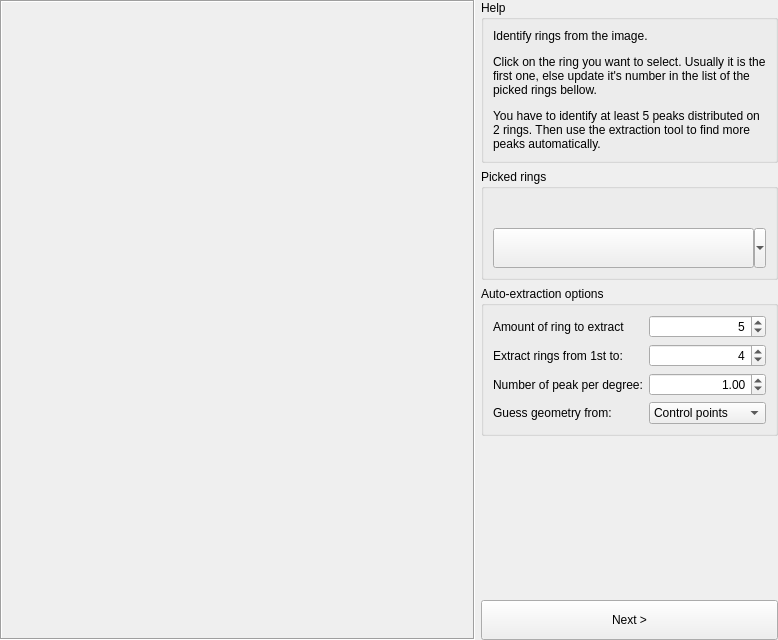
<?xml version="1.0" encoding="UTF-8"?>
<ui version="4.0">
 <class>Form</class>
 <widget class="QWidget" name="Form">
  <property name="geometry">
   <rect>
    <x>0</x>
    <y>0</y>
    <width>778</width>
    <height>640</height>
   </rect>
  </property>
  <property name="windowTitle">
   <string>Peak picking</string>
  </property>
  <layout class="QHBoxLayout" name="horizontalLayout" stretch="1,0">
   <property name="margin">
    <number>0</number>
   </property>
   <item>
    <widget class="QFrame" name="_plotHolder">
     <property name="frameShape">
      <enum>QFrame::Box</enum>
     </property>
     <property name="frameShadow">
      <enum>QFrame::Sunken</enum>
     </property>
     <property name="lineWidth">
      <number>1</number>
     </property>
    </widget>
   </item>
   <item>
    <widget class="QWidget" name="widget" native="true">
     <layout class="QVBoxLayout" name="verticalLayout_3" stretch="0,0,0,0,0">
      <property name="margin">
       <number>0</number>
      </property>
      <item>
       <widget class="QGroupBox" name="groupBox_8">
        <property name="sizePolicy">
         <sizepolicy hsizetype="Preferred" vsizetype="Fixed">
          <horstretch>0</horstretch>
          <verstretch>0</verstretch>
         </sizepolicy>
        </property>
        <property name="title">
         <string>Help</string>
        </property>
        <layout class="QVBoxLayout" name="verticalLayout_12">
         <item>
          <widget class="QLabel" name="label_40">
           <property name="text">
            <string>&lt;html&gt;&lt;head/&gt;&lt;body&gt;&lt;p&gt;Identify rings from the image.&lt;/p&gt;&lt;p&gt;Click on the ring you want to select. Usually it is the first one, else update it's number in the list of the picked rings bellow.&lt;/p&gt;&lt;p&gt;You have to identify at least 5 peaks distributed on 2 rings. Then use the extraction tool to find more peaks automatically.&lt;/p&gt;&lt;/body&gt;&lt;/html&gt;</string>
           </property>
           <property name="wordWrap">
            <bool>true</bool>
           </property>
          </widget>
         </item>
        </layout>
       </widget>
      </item>
      <item>
       <widget class="QGroupBox" name="groupBox_7">
        <property name="title">
         <string>Picked rings</string>
        </property>
        <layout class="QVBoxLayout" name="verticalLayout_4">
         <item>
          <layout class="QVBoxLayout" name="verticalLayout">
           <item>
            <widget class="QWidget" name="_ringToolBarHolder" native="true"/>
           </item>
           <item>
            <widget class="QWidget" name="_peakSelectionDummy" native="true">
             <layout class="QVBoxLayout" name="verticalLayout_2"/>
            </widget>
           </item>
          </layout>
         </item>
         <item>
          <widget class="ChoiceToolButton" name="_extract">
           <property name="sizePolicy">
            <sizepolicy hsizetype="MinimumExpanding" vsizetype="Fixed">
             <horstretch>0</horstretch>
             <verstretch>0</verstretch>
            </sizepolicy>
           </property>
           <property name="minimumSize">
            <size>
             <width>0</width>
             <height>40</height>
            </size>
           </property>
           <property name="popupMode">
            <enum>QToolButton::MenuButtonPopup</enum>
           </property>
           <property name="toolButtonStyle">
            <enum>Qt::ToolButtonTextBesideIcon</enum>
           </property>
           <property name="arrowType">
            <enum>Qt::NoArrow</enum>
           </property>
          </widget>
         </item>
        </layout>
       </widget>
      </item>
      <item>
       <widget class="QGroupBox" name="groupBox_14">
        <property name="title">
         <string>Auto-extraction options</string>
        </property>
        <layout class="QGridLayout" name="gridLayout_10">
         <item row="1" column="1" colspan="2">
          <widget class="QSpinBox" name="_maxRingToExtract">
           <property name="alignment">
            <set>Qt::AlignRight|Qt::AlignTrailing|Qt::AlignVCenter</set>
           </property>
           <property name="minimum">
            <number>1</number>
           </property>
           <property name="maximum">
            <number>999</number>
           </property>
           <property name="value">
            <number>4</number>
           </property>
          </widget>
         </item>
         <item row="4" column="0">
          <widget class="QLabel" name="label">
           <property name="text">
            <string>Guess geometry from:</string>
           </property>
          </widget>
         </item>
         <item row="1" column="0">
          <widget class="QLabel" name="_maxRingToExtractTitle">
           <property name="text">
            <string>Extract rings from 1st to:</string>
           </property>
           <property name="buddy">
            <cstring>_maxRingToExtract</cstring>
           </property>
          </widget>
         </item>
         <item row="3" column="0">
          <widget class="QLabel" name="label_104">
           <property name="text">
            <string>Number of peak per degree:</string>
           </property>
           <property name="buddy">
            <cstring>_maxRingToExtract</cstring>
           </property>
          </widget>
         </item>
         <item row="4" column="1" colspan="2">
          <widget class="QComboBox" name="_geometrySource">
           <item>
            <property name="text">
             <string>Control points</string>
            </property>
           </item>
           <item>
            <property name="text">
             <string>Fit screen</string>
            </property>
           </item>
          </widget>
         </item>
         <item row="3" column="1" colspan="2">
          <widget class="QDoubleSpinBox" name="_numberOfPeakPerDegree">
           <property name="alignment">
            <set>Qt::AlignRight|Qt::AlignTrailing|Qt::AlignVCenter</set>
           </property>
           <property name="value">
            <double>1.000000000000000</double>
           </property>
          </widget>
         </item>
         <item row="0" column="0">
          <widget class="QLabel" name="_moreRingToExtractTitle">
           <property name="text">
            <string>Amount of ring to extract</string>
           </property>
           <property name="buddy">
            <cstring>_maxRingToExtract</cstring>
           </property>
          </widget>
         </item>
         <item row="0" column="1" colspan="2">
          <widget class="QSpinBox" name="_moreRingToExtract">
           <property name="alignment">
            <set>Qt::AlignRight|Qt::AlignTrailing|Qt::AlignVCenter</set>
           </property>
           <property name="minimum">
            <number>1</number>
           </property>
           <property name="maximum">
            <number>999</number>
           </property>
           <property name="value">
            <number>5</number>
           </property>
          </widget>
         </item>
        </layout>
       </widget>
      </item>
      <item>
       <spacer name="verticalSpacer">
        <property name="orientation">
         <enum>Qt::Vertical</enum>
        </property>
        <property name="sizeType">
         <enum>QSizePolicy::Expanding</enum>
        </property>
        <property name="sizeHint" stdset="0">
         <size>
          <width>20</width>
          <height>40</height>
         </size>
        </property>
       </spacer>
      </item>
      <item>
       <widget class="QPushButton" name="_nextStep">
        <property name="minimumSize">
         <size>
          <width>0</width>
          <height>40</height>
         </size>
        </property>
        <property name="text">
         <string>Next &gt;</string>
        </property>
       </widget>
      </item>
     </layout>
    </widget>
   </item>
  </layout>
 </widget>
 <customwidgets>
  <customwidget>
   <class>ChoiceToolButton</class>
   <extends>QToolButton</extends>
   <header>pyFAI.gui.widgets.ChoiceToolButton</header>
  </customwidget>
 </customwidgets>
 <resources/>
 <connections/>
</ui>
